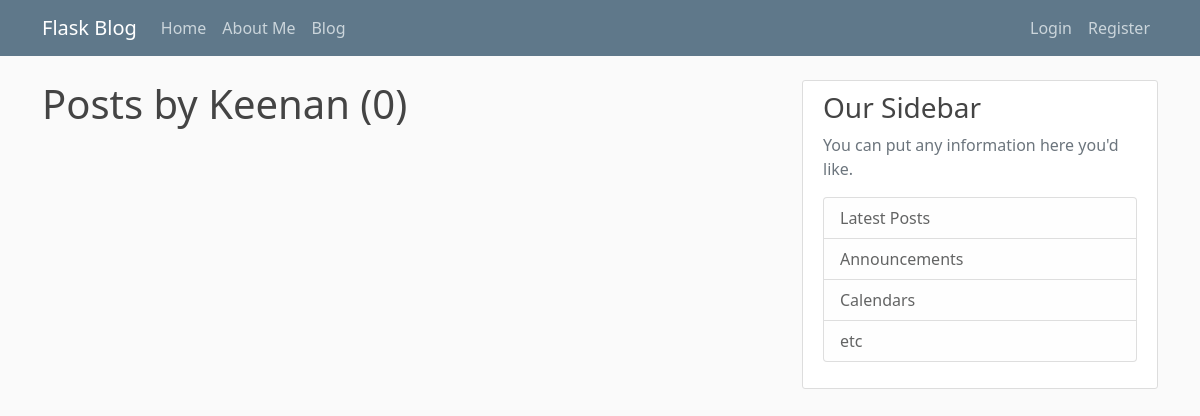
Page /user/Keenan on the earlier database version.
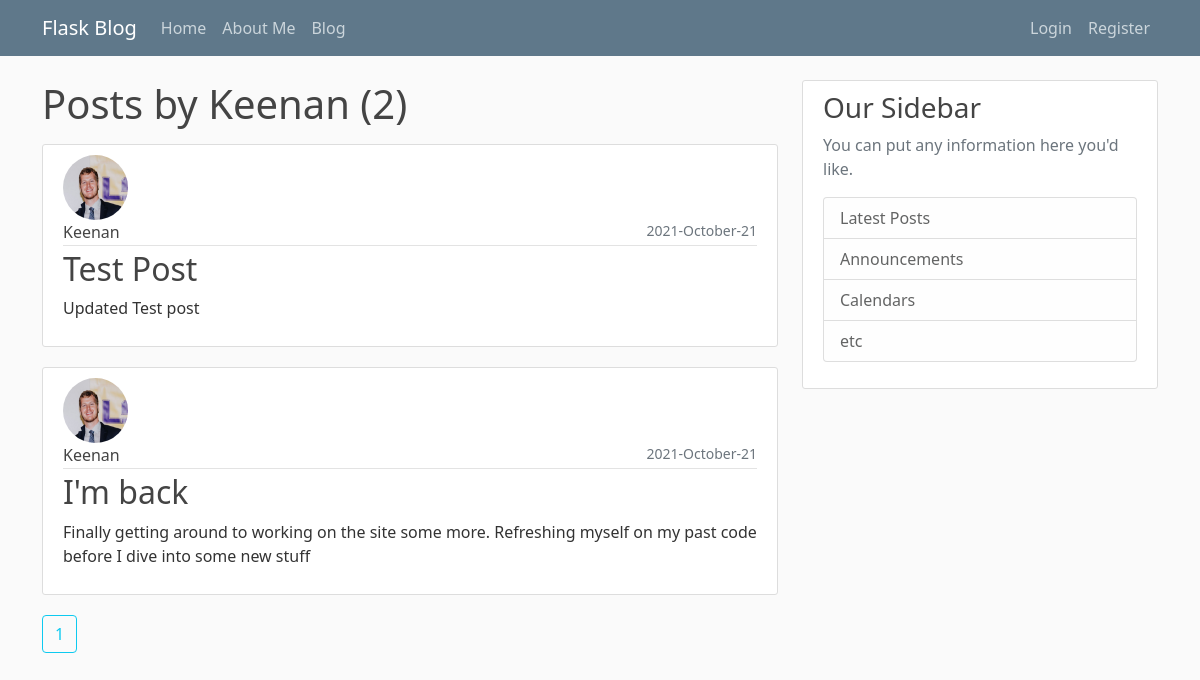
Same page on the later database version.
### flaskblog/models.py (models this page shows, shortened)
class User(db.Model, UserMixin):
    id = db.Column(db.Integer, primary_key=True)
    username = db.Column(db.String(20), unique=True, nullable=False)
    email = db.Column(db.String(120), unique=True, nullable=False)
    image_file = db.Column(db.String(20), nullable=False, default='default.jpg')
    password = db.Column(db.String(60), nullable=False)
    posts = db.relationship('Post', backref='author', lazy=True)

class Post(db.Model):
    id = db.Column(db.Integer, primary_key=True)
    title = db.Column(db.String(100), nullable=False)
    date_posted = db.Column(db.DateTime, nullable=False, default=datetime.utcnow)
    content = db.Column(db.Text, nullable=False)
    user_id = db.Column(db.Integer, db.ForeignKey('user.id'), nullable=False)

### flaskblog/routes.py (the view)
@app.route("/user/<string:username>")
def user_posts(username):
    page = request.args.get('page', 1, type=int)
    user = User.query.filter_by(username=username).first_or_404()
    posts = Post.query.filter_by(author=user)\
        .order_by(Post.date_posted.desc())\
        .paginate(page=page, per_page=5)
    return render_template('user_posts.html', posts=posts, user=user)

### flaskblog/templates/user_posts.html (shortened to what this page needs)
{% extends 'index.html' %}
{% block content %}
  <h1 class="mb-3"> Posts by {{ user.username }} ({{ posts.total }})</h1>
    {% for post in posts.items %}
        <article class="media content-section">
            <img class="rounded-circle article-img" src="{{ url_for('static', filename='profile_pic/' + post.author.image_file)}}">
            <div class="media-body">
              <div class="article-metadata">
                <a class="article-title mr-2" href="{{ url_for('user_posts', username=post.author.username) }}">{{ post.author.username }}</a>
                <small class="text-muted float-end">{{ post.date_posted.strftime('%Y-%B-%d') }}</small>
              </div>
              <h2><a class="article-title" href="{{ url_for('post', post_id=post.id) }}">{{ post.title }}</a></h2>
              <p class="article-content">{{ post.content }}</p>
            </div>
        </article>
    {% endfor %}
    {% for page_num in posts.iter_pages(left_edge=1, right_edge=1, left_current=1, right_current=2) %}
      {% if page_num %}
        {% if posts.page == page_num %}
          <a class="btn btn-outline-info mb-4" href="{{ url_for('user_posts', username=user.username, page=page_num) }}"> {{ page_num }} </a>
        {% else %}
          <a class="btn btn-info mb-4" href="{{ url_for('user_posts', username=user.username, page=page_num) }}"> {{ page_num }} </a>
        {% endif %}
      {% endif %}
    {% endfor %}
{% endblock content%}

### flaskblog/templates/index.html (shortened to what this page needs)
<!doctype html>
<html>
<head>
              <link href="https://cdn.jsdelivr.net/npm/bootstrap@5.0.0-beta1/dist/css/bootstrap.min.css" rel="stylesheet">
              <link rel="stylesheet" type="text/css" href="{{ url_for('static', filename='main.css') }}">
  </head>
  <body>
    <header class="site-header">
    <nav class="navbar navbar-expand-md navbar-dark bg-steel fixed-top">
      <div class="container">
        <a class="navbar-brand mr-4" href="/">Flask Blog</a>
        <div class="collapse navbar-collapse" id="navbarToggle">
          <div class="navbar-nav me-auto">
            <a class="nav-item nav-link" href="{{ url_for('home') }}">Home</a>
            <a class="nav-item nav-link" href="{{ url_for('about') }}">About Me</a>
            <a class="nav-item nav-link" href="{{ url_for('blog') }}">Blog</a>
          </div>
          <div class="navbar-nav">
            {% if current_user.is_authenticated %}
              <a class="nav-item nav-link" href="{{ url_for('account') }}">Account</a>
              <a class="nav-item nav-link" href="{{ url_for('logout') }}">Logout</a>
            {% else %}
              <a class="nav-item nav-link" href="{{ url_for('login') }}">Login</a>
              <a class="nav-item nav-link" href="{{ url_for('register') }}">Register</a>
            {% endif %}
          </div>
        </div>
      </div>
    </nav>
  </header>
  <main role="main" class="container">
  <div class="row">
    <div class="col-md-8">
      {% block content %}{% endblock %}
    </div>
    <div class="col-md-4">
      <div class="content-section">
        <h3>Our Sidebar</h3>
        <p class='text-muted'>You can put any information here you'd like.
          <ul class="list-group">
            <li class="list-group-item list-group-item-light">Latest Posts</li>
            <li class="list-group-item list-group-item-light">Announcements</li>
            <li class="list-group-item list-group-item-light">Calendars</li>
            <li class="list-group-item list-group-item-light">etc</li>
          </ul>
        </p>
      </div>
    </div>
  </div>
</main>
  </body>
  </html>

### flaskblog/static/main.css (style rules this page uses)
body { background: #fafafa; color: #333333; margin-top: 5rem; }
h1, h2, h3, h4, h5, h6 { color: #444444; }
.bg-steel { background-color: #5f788a; }
.site-header .navbar-nav .nav-link { color: #cbd5db; }
.content-section { background: #ffffff; padding: 10px 20px; border: 1px solid #dddddd; border-radius: 3px; margin-bottom: 20px; }
.article-title { color: #444444; }
a.article-title { text-decoration: none; }
.article-content { white-space: pre-line; }
.article-img { height: 65px; width: 65px; margin-right: 16px; }
.article-metadata { padding-bottom: 1px; margin-bottom: 4px; border-bottom: 1px solid #e3e3e3 }

Differences in the rows shown:
added Post: image_file (picture), author.username "Keenan", date_posted "2021-October-21", title "Test Post", content "Updated Test post"
added Post: image_file (picture), author.username "Keenan", date_posted "2021-October-21", title "I'm back", content "Finally getting around to working on the site some more. Refreshing myself on my past code before I dive into some new stuff"
Other differences:
{{ posts.total }}: "0" → "2"
new list line: "1"
